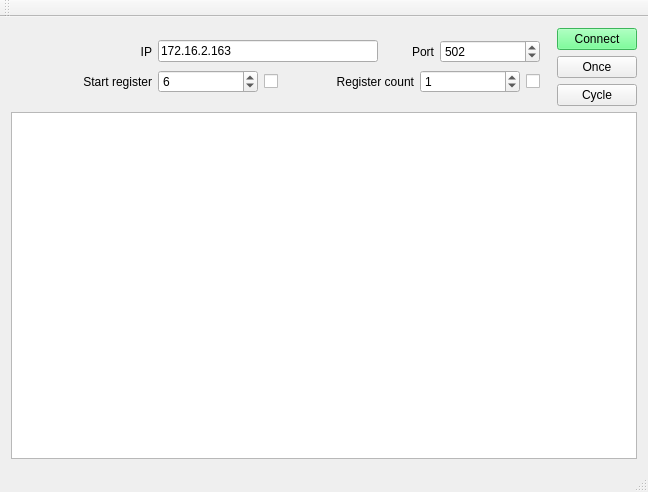
<?xml version="1.0" encoding="UTF-8"?>
<ui version="4.0">
 <class>MainWindow</class>
 <widget class="QMainWindow" name="MainWindow">
  <property name="geometry">
   <rect>
    <x>0</x>
    <y>0</y>
    <width>646</width>
    <height>492</height>
   </rect>
  </property>
  <property name="windowTitle">
   <string>MainWindow</string>
  </property>
  <widget class="QWidget" name="centralWidget">
   <layout class="QVBoxLayout" name="verticalLayout_4">
    <item>
     <layout class="QHBoxLayout" name="horizontalLayout_3">
      <item>
       <widget class="QWidget" name="widget" native="true">
        <layout class="QVBoxLayout" name="verticalLayout_3">
         <item>
          <layout class="QHBoxLayout" name="horizontalLayout_2">
           <item>
            <widget class="QLabel" name="lblIp">
             <property name="minimumSize">
              <size>
               <width>130</width>
               <height>0</height>
              </size>
             </property>
             <property name="maximumSize">
              <size>
               <width>50</width>
               <height>16777215</height>
              </size>
             </property>
             <property name="text">
              <string>IP</string>
             </property>
             <property name="alignment">
              <set>Qt::AlignRight|Qt::AlignTrailing|Qt::AlignVCenter</set>
             </property>
            </widget>
           </item>
           <item>
            <widget class="QLineEdit" name="editIp">
             <property name="text">
              <string>172.16.2.163</string>
             </property>
            </widget>
           </item>
           <item>
            <widget class="QLabel" name="lblPort">
             <property name="minimumSize">
              <size>
               <width>50</width>
               <height>0</height>
              </size>
             </property>
             <property name="maximumSize">
              <size>
               <width>50</width>
               <height>16777215</height>
              </size>
             </property>
             <property name="text">
              <string>Port</string>
             </property>
             <property name="alignment">
              <set>Qt::AlignRight|Qt::AlignTrailing|Qt::AlignVCenter</set>
             </property>
            </widget>
           </item>
           <item>
            <widget class="QSpinBox" name="spinPort">
             <property name="minimumSize">
              <size>
               <width>100</width>
               <height>0</height>
              </size>
             </property>
             <property name="maximum">
              <number>65535</number>
             </property>
             <property name="value">
              <number>502</number>
             </property>
            </widget>
           </item>
          </layout>
         </item>
         <item>
          <layout class="QHBoxLayout" name="horizontalLayout">
           <item>
            <widget class="QLabel" name="lblCmd">
             <property name="minimumSize">
              <size>
               <width>130</width>
               <height>0</height>
              </size>
             </property>
             <property name="maximumSize">
              <size>
               <width>50</width>
               <height>16777215</height>
              </size>
             </property>
             <property name="text">
              <string>Start register</string>
             </property>
             <property name="alignment">
              <set>Qt::AlignRight|Qt::AlignTrailing|Qt::AlignVCenter</set>
             </property>
            </widget>
           </item>
           <item>
            <widget class="QSpinBox" name="spinStartReg">
             <property name="minimumSize">
              <size>
               <width>100</width>
               <height>0</height>
              </size>
             </property>
             <property name="maximum">
              <number>35222</number>
             </property>
             <property name="value">
              <number>6</number>
             </property>
            </widget>
           </item>
           <item>
            <widget class="QCheckBox" name="checkRndStartReg">
             <property name="sizePolicy">
              <sizepolicy hsizetype="Fixed" vsizetype="Fixed">
               <horstretch>0</horstretch>
               <verstretch>0</verstretch>
              </sizepolicy>
             </property>
             <property name="toolTip">
              <string>Random start register</string>
             </property>
             <property name="text">
              <string/>
             </property>
            </widget>
           </item>
           <item>
            <widget class="QLabel" name="label">
             <property name="minimumSize">
              <size>
               <width>130</width>
               <height>0</height>
              </size>
             </property>
             <property name="text">
              <string>Register count</string>
             </property>
             <property name="alignment">
              <set>Qt::AlignRight|Qt::AlignTrailing|Qt::AlignVCenter</set>
             </property>
            </widget>
           </item>
           <item>
            <widget class="QSpinBox" name="spinRegCount">
             <property name="minimumSize">
              <size>
               <width>100</width>
               <height>0</height>
              </size>
             </property>
             <property name="maximum">
              <number>125</number>
             </property>
             <property name="value">
              <number>1</number>
             </property>
            </widget>
           </item>
           <item>
            <widget class="QCheckBox" name="checkRndRegCount">
             <property name="sizePolicy">
              <sizepolicy hsizetype="Fixed" vsizetype="Fixed">
               <horstretch>0</horstretch>
               <verstretch>0</verstretch>
              </sizepolicy>
             </property>
             <property name="toolTip">
              <string>Random register count</string>
             </property>
             <property name="text">
              <string/>
             </property>
            </widget>
           </item>
          </layout>
         </item>
        </layout>
       </widget>
      </item>
      <item>
       <layout class="QVBoxLayout" name="verticalLayout_2">
        <item>
         <widget class="QPushButton" name="bnConnect">
          <property name="styleSheet">
           <string notr="true">background-color: rgb(85, 255, 127);</string>
          </property>
          <property name="text">
           <string>Connect</string>
          </property>
         </widget>
        </item>
        <item>
         <widget class="QPushButton" name="bnSendOnce">
          <property name="text">
           <string>Once</string>
          </property>
         </widget>
        </item>
        <item>
         <widget class="QPushButton" name="bnSendCycle">
          <property name="text">
           <string>Cycle</string>
          </property>
         </widget>
        </item>
       </layout>
      </item>
     </layout>
    </item>
    <item>
     <widget class="QTextEdit" name="textLog"/>
    </item>
   </layout>
  </widget>
  <widget class="QMenuBar" name="menuBar">
   <property name="geometry">
    <rect>
     <x>0</x>
     <y>0</y>
     <width>646</width>
     <height>22</height>
    </rect>
   </property>
  </widget>
  <widget class="QToolBar" name="mainToolBar">
   <attribute name="toolBarArea">
    <enum>TopToolBarArea</enum>
   </attribute>
   <attribute name="toolBarBreak">
    <bool>false</bool>
   </attribute>
  </widget>
  <widget class="QStatusBar" name="statusBar"/>
 </widget>
 <layoutdefault spacing="6" margin="11"/>
 <resources/>
 <connections/>
</ui>
